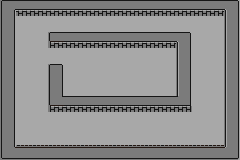

This is a level from a 2D game, rendered from its Tiled map with the project's own tilesets. A one-line summary and the complete map file follow:
An orthogonal 15x10 tile map with 16x16 px tiles, 1 tile layer (floor).

<map version="1.4" tiledversion="1.4.1" orientation="orthogonal" renderorder="right-down" width="15" height="10" tilewidth="16" tileheight="16" infinite="0" nextlayerid="2" nextobjectid="1">
 <tileset firstgid="1" name="tiles" tilewidth="16" tileheight="16" tilecount="16" columns="4">
  <image source="../../images/tilesets/tiles.png" width="64" height="64" />
 </tileset>
 <layer id="1" name="floor" width="15" height="10">
  <data encoding="csv">
1,2,2,2,2,2,2,2,2,2,2,2,2,2,3,
5,6,6,6,6,6,6,6,6,6,6,6,6,6,7,
5,6,6,13,2,2,2,2,2,2,2,3,6,6,7,
5,6,6,6,6,6,6,6,6,6,6,7,6,6,7,
5,6,6,12,6,6,6,6,6,6,6,7,6,6,7,
5,6,6,5,6,6,6,6,6,6,6,7,6,6,7,
5,6,6,8,2,2,2,2,2,2,2,4,6,6,7,
5,6,6,6,6,6,6,6,6,6,6,6,6,6,7,
5,6,6,6,6,6,6,6,6,6,6,6,6,6,7,
9,10,10,10,10,10,10,10,10,10,10,10,10,10,11
</data>
 </layer>
</map>
